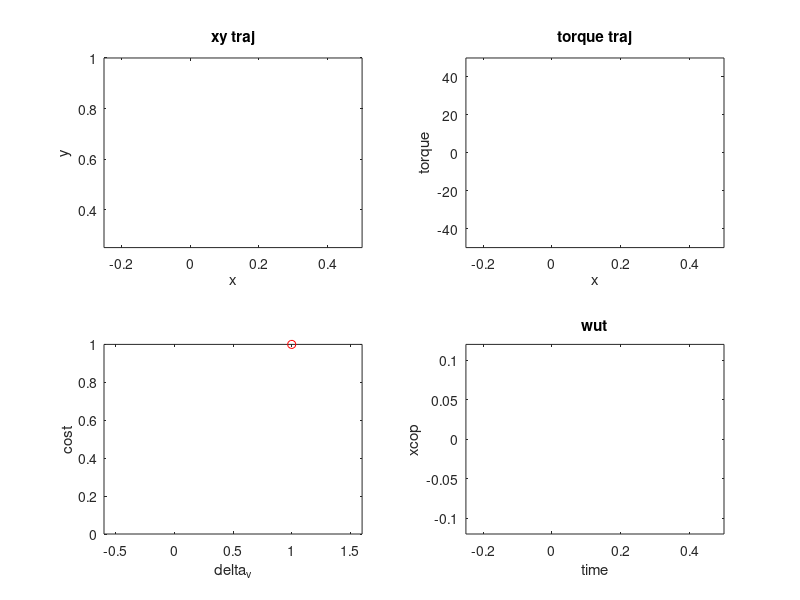

Write the MATLAB code that produced this figure. (Note: this script raises an error after producing the figure.)
% MHector

% 6.5.18
% COL analysis
clc; clear; close all
record_video = 0;
if record_video==1
    v=VideoWriter('torques_over_delta_v','MPEG-4');
    v.FrameRate=10;
    open(v);
end
strucc = dir('C:\\Users\mike-\Documents\DRL\collocation\opt_results\deltav_results\deltav_re*'); %DRL desktop
% strucc = dir('D:\Documents\DRL\slip_opt\opt_results\deltav_results\deltav_re*'); %My Desktop
%dir('C:\\Users\mike-\Documents\DRL\collocation\opt_results\damping_results\opt_damping_*');

cmax = 410;
fig = figure;
hold on
subplot(2,2,1); an1 = plot(1,1);
axis([-0.25, .5, .25, 1]); title('xy traj'); xlabel('x'); ylabel('y');
subplot(2,2,2); an2 = plot(1,1); hold on; an22 = plot(2,2);
axis([-.25, .5, -50, 50]); title('torque traj'); xlabel('x'); ylabel('torque');
subplot(2,2,3); an3 = plot(1,1,'ro'); hold on; an32 = plot(2,2);
axis([-.6,1.6, 0, 1]); xlabel('delta_v'); ylabel('cost');
subplot(2,2,4); an4 = plot(1,1);
axis([-.25, .5, -.12, .12]); xlabel('x'); ylabel('xcop')
% an2 = plot(2,2);
title1 = title('wut');
% axis([-0.25, 0.25, .1, .9])

% legend('leg torque', 'ankle torque')
xlabel('time')
% ylabel('torque')

for i = 1:length(strucc)
    filename = strucc(i).name;
    filename = strcat('C:\\Users\mike-\Documents\DRL\collocation\opt_results\deltav_results\', filename); %DRL desktop
%     filename = strcat('D:\Documents\DRL\slip_opt\opt_results\deltav_results\', filename); %My desktop
    load(filename) 
    results{i} = opt_results;
    deltav(i) = opt_results.end_vel - opt_results.apex_velocity; %Starting apex velocity - Ending apex velocity
    if opt_results.c == 30
%         pause
    end
end
[deltav_sorted,i] = sort(deltav);

q=1;
for k = 1:length(i)
    results_sorted_deltav{k} = results{i(k)};
    flags(k) = results{i(k)}.flag;
    if results{i(k)}.flag > 0
        deltav_graph(q) = results{i(k)}.end_vel - results{i(k)}.apex_velocity;
        cost_graph(q) = results{i(k)}.cost;
        q = q+1;
    end
end
an32.XData = deltav_graph;
an32.YData = cost_graph;
for i = 1:numel(results)
    %Make energy shared figure
    energy_leg(i) = sum(results_sorted_deltav{i}.Tleg.^2);
    energy_ankle(i) = sum(results_sorted_deltav{i}.Tankle.^2);
    
    if results_sorted_deltav{i}.flag > 0
        time = results_sorted_deltav{i}.t;
        leg_response = results_sorted_deltav{i}.Tleg;
        ankle_response = results_sorted_deltav{i}.Tankle;
        x = results_sorted_deltav{i}.x;
        y = results_sorted_deltav{i}.y;
        r = results_sorted_deltav{i}.r;
        k = results_sorted_deltav{i}.k;
        xcop = -ankle_response .* r ./(k .*(results_sorted_deltav{i}.r0 -r).* y);
        
        if max(leg_response) > 49.9
%             pause
        end

        an1.XData = x;
        an1.YData = y;

        an2.XData = x;
        an2.YData = ankle_response;  
        
        an22.XData = x;
        an22.YData = leg_response; 
        
        an3.XData = results_sorted_deltav{i}.end_vel - results_sorted_deltav{i}.apex_velocity;
        an3.YData = results_sorted_deltav{i}.cost;
        
        an4.XData = x;
        an4.YData = xcop;

        drawnow
        title1.String = ['change in velocity = ', num2str(results_sorted_deltav{i}.end_vel - results_sorted_deltav{i}.apex_velocity)];
        pause(.005)
        if record_video==1
            F=getframe(gcf);
            writeVideo(v,F);
        end
    end
end

if record_video == 1
    close(v)
end

%Make energy shared figure
[dvUnique, indUnique] = unique(deltav);
% barArray = [energy_leg(indUnique)' energy_ankle(indUnique)']; 
% figure
% abar = bar(cUnique',barArray, 'stacked');
figure;
plot(dvUnique, energy_leg(indUnique)); hold on; 
plot(dvUnique, energy_ankle(indUnique),'r');
% a = line([71 71],[0, 12*10^4]); a.LineStyle = '--';
xlabel('Change in velocity - apex to apex')
ylabel('Energy')
legend('Leg energy', 'Ankle energy')
title('Optimal energies of actuators through stance')
% a.Color = 'k';
% figure
% subplot(2,2,1)
% 
% plot(c,flag,'bo')
% title('fmincon ending state flag')
% subplot(2,2,2)
% 
% plot(c,cost,'bo')
% title('cost')
% subplot(2,2,3)
% 
% plot(c,leg_response,'bo'); hold on
% plot(c,ankle_response,'ro')
% title('torque squared')
